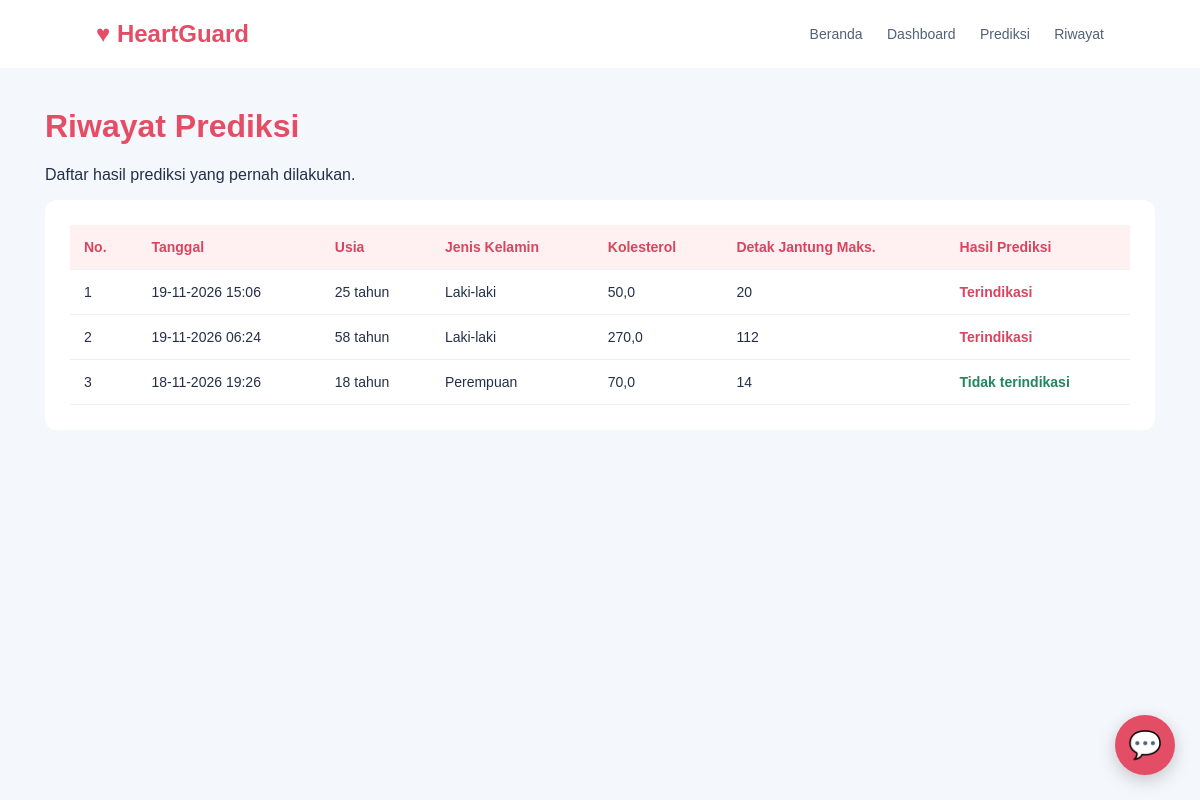
The page /riwayat/ on the database its author committed.
### prediction/models.py (models this page shows, shortened)
class PredictionHistory(models.Model):
    age = models.IntegerField()
    sex = models.CharField(max_length=10)
    chest_pain_type = models.CharField(max_length=20)
    resting_bp = models.FloatField()
    cholesterol = models.FloatField()
    fasting_bs = models.IntegerField()
    resting_ecg = models.CharField(max_length=20)
    max_heart_rate = models.IntegerField()
    exercise_angina = models.CharField(max_length=10)
    oldpeak = models.FloatField()
    st_slope = models.CharField(max_length=20)
    prediction_result = models.IntegerField()
    prediction_date = models.DateTimeField(auto_now_add=True)

### prediction/views.py (the view)
# urls.py: path('riwayat/', views.history, name='history'),
def history(request):
    histories = PredictionHistory.objects.all().order_by('-prediction_date')
    return render(request, 'prediction/history.html', {
        'histories': histories
    })

### prediction/templates/prediction/history.html (shortened to what this page needs)
{% extends 'prediction/base.html' %}
{% block content %}
<h1>Riwayat Prediksi</h1>
<p>Daftar hasil prediksi yang pernah dilakukan.</p>
<div class="table-container">
    {% if histories %}
    <table>
        <thead>
            <tr>
                <th>No.</th>
                <th>Tanggal</th>
                <th>Usia</th>
                <th>Jenis Kelamin</th>
                <th>Kolesterol</th>
                <th>Detak Jantung Maks.</th>
                <th>Hasil Prediksi</th>
            </tr>
        </thead>
        <tbody>
            {% for item in histories %}
            <tr>
                <td>{{ forloop.counter }}</td>
                <td>{{ item.prediction_date|date:"d-m-Y H:i" }}</td>
                <td>{{ item.age }} tahun</td>
                <td>
                    {% if item.sex == "M" %}
                        Laki-laki
                    {% elif item.sex == "F" %}
                        Perempuan
                    {% else %}
                        -
                    {% endif %}
                </td>
                <td>{{ item.cholesterol }}</td>
                <td>{{ item.max_heart_rate }}</td>
                <td>
                    {% if item.prediction_result == 1 %}
                        <span class="positive">Terindikasi</span>
                    {% else %}
                        <span class="negative">Tidak terindikasi</span>
                    {% endif %}
                </td>
            </tr>
            {% endfor %}
        </tbody>
    </table>
    {% else %}
    <div class="empty">
        <h3>Belum Ada Riwayat Prediksi</h3>
        <p>Silakan lakukan prediksi terlebih dahulu.</p>
    </div>
    {% endif %}
</div>
{% endblock %}

### prediction/templates/prediction/base.html (shortened to what this page needs)
{% load static %}
<!DOCTYPE html>
<html lang="id">
<head>
</head>
<body>
    <header>
        <h2>♥ HeartGuard</h2>
        <nav>
            <a href="/">Beranda</a>
            <a href="/dashboard/">Dashboard</a>
            <a href="/prediksi/">Prediksi</a>
            <a href="/riwayat/">Riwayat</a>
        </nav>
    </header>
    <main>
        {% block content %}
        {% endblock %}
    </main>
    <button id="chatbot-toggle" aria-label="Buka chatbot">
        💬
    </button>
</body>
</html>

### prediction/templates/prediction/base.html (style rules this page uses)
* { box-sizing: border-box; }
body { margin: 0; font-family: Arial, sans-serif; background: #f4f7fb; color: #243047; }
header { background: white; padding: 20px 8%; display: flex; justify-content: space-between; align-items: center; }
header h2 { color: #e34d65; margin: 0; }
nav a { text-decoration: none; color: #526078; margin-left: 20px; font-size: 14px; }
main { max-width: 1150px; margin: 40px auto; padding: 0 20px; }
h1 { color: #e34d65; }
#chatbot-toggle { position: fixed; right: 25px; bottom: 25px; width: 60px; height: 60px; border: none; border-radius: 50%; background: #e34d65; color: white; font-size: 27px; cursor: pointer; box-shadow: 0 5px 18px rgba(0, 0, 0, 0.2); z-index: 9999; transition: 0.2s; }

### prediction/templates/prediction/history.html (style rules this page uses)
h1 { color: #e34d65; }
.table-container { background: white; padding: 25px; border-radius: 12px; overflow-x: auto; }
.table-container table { width: 100%; border-collapse: collapse; min-width: 850px; }
.table-container th, .table-container td { padding: 14px; text-align: left; border-bottom: 1px solid #edf0f5; font-size: 14px; }
.table-container th { background: #fff0f2; color: #d9445e; }
.positive { color: #d9445e; font-weight: bold; }
.negative { color: #21865b; font-weight: bold; }

### rows shown on the page
PredictionHistory: prediction_date "19-11-2026 15:06", age "25", sex "Laki-laki", cholesterol "50,0", max_heart_rate "20", prediction_result "Terindikasi"
PredictionHistory: prediction_date "19-11-2026 06:24", age "58", sex "Laki-laki", cholesterol "270,0", max_heart_rate "112", prediction_result "Terindikasi"
PredictionHistory: prediction_date "18-11-2026 19:26", age "18", sex "Perempuan", cholesterol "70,0", max_heart_rate "14", prediction_result "Tidak terindikasi"
